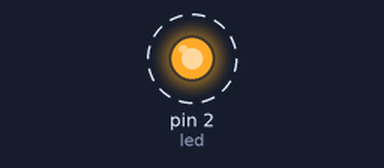
Simulated run of this program. Board: MicroPython board. Shown: output pins drawn as LEDs (lit = HIGH). Dashed ring = blinking.

Above: at 0.5 s.
Timing chart, 0 to 4.6 s (numbered marks = the images above):
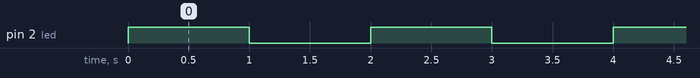

Measured:
- by itself, pin 2 (led): alternates HIGH for 1.0 s and LOW for 1.0 s

The program:

main.py
```python
from machine import Pin  # type: ignore
import time

led = Pin(2, Pin.OUT)   # GPIO 2 = অন-বোর্ড LED

while True:
    led.value(1)        # LED জ্বলবে
    time.sleep(1)
    led.value(0)        # LED নিভবে
    time.sleep(1)
```
